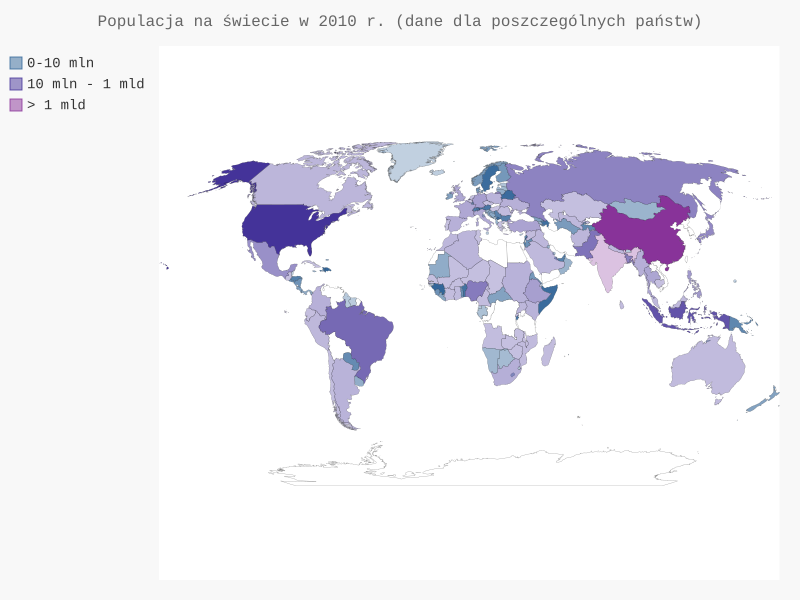

Generate this figure with Python:
import json
from pygal.maps.world import World
from pygal.style import LightColorizedStyle as LCS, RotateStyle as RS
from country_codes import get_country_code


# Load the data into a list
filename = 'population_data.json'
with open(filename) as f:
    population_data = json.load(f)


cc_populations = {}


# Build a dictionary of population data in 2010.
for pop_dict in population_data:
    if pop_dict['Year'] == '2010':
        country_name = pop_dict['Country Name']
        population = int(float(pop_dict['Value']))
        code = get_country_code(country_name)
        if code:
            cc_populations[code] = population

# Store countries in 3 groups according to population number
cc_pops1, cc_pops2, cc_pops3 = {}, {}, {}
for cc, pop in cc_populations.items():
    if pop < 10000000:
        cc_pops1[cc] = pop
    elif pop < 1000000000:
        cc_pops2[cc] = pop
    else:
        cc_pops3[cc] = pop

wm_style = RS('#336699', base_style=LCS)
wm = World(style=wm_style)
wm.force_uri_protocol = 'http'
wm.title = 'Populacja na świecie w 2010 r. (dane dla poszczególnych państw)'
wm.add('0-10 mln', cc_pops1)
wm.add('10 mln - 1 mld', cc_pops2)
wm.add('> 1 mld', cc_pops3)

wm.render_to_file('world_population.svg')
